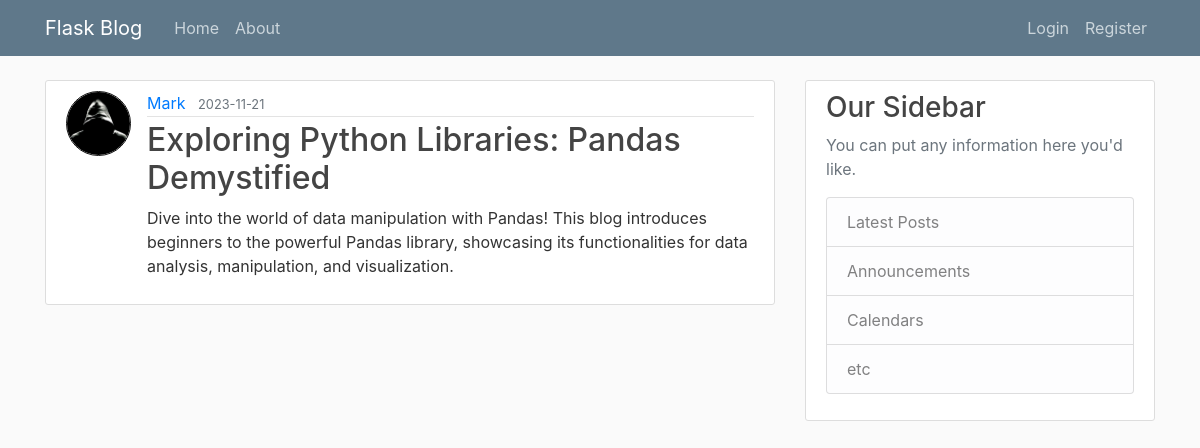
/post/1, run on an earlier commit of the app's database.
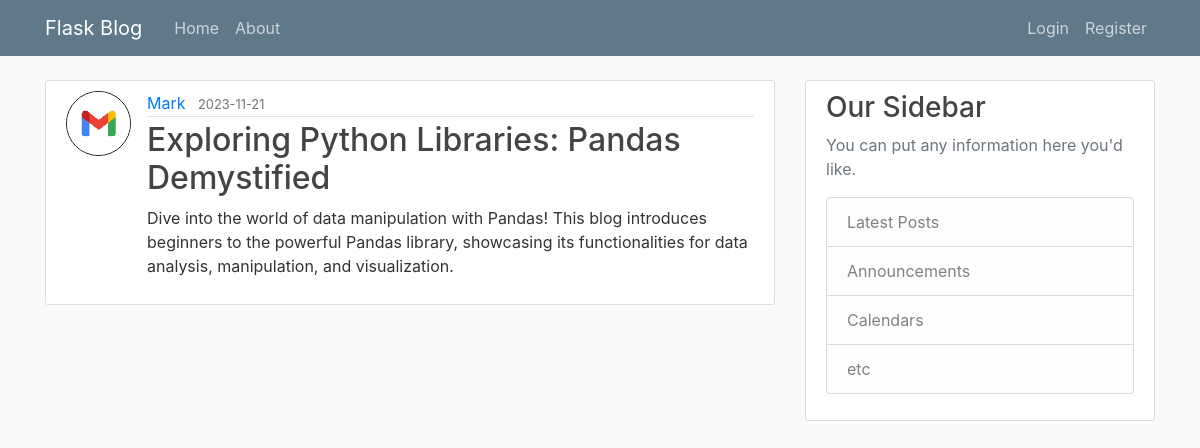
And on a later commit of the database.
### flaskblog/models.py (models this page shows, shortened)
class User(db.Model, UserMixin):
    id = db.Column(db.Integer, primary_key=True)
    username = db.Column(db.String(20), unique=True, nullable=False)
    email = db.Column(db.String(120), unique=True, nullable=False)
    image_file = db.Column(db.String(20), nullable=False, default="default.jpg")
    password = db.Column(db.String(60), nullable=False)
    post = db.relationship("Post", backref="author", lazy=True)

### flaskblog/routes.py (the view)
@app.route("/post/<int:post_id>")
def post(post_id):
    post = Post.query.get_or_404(post_id)
    return render_template("post.html", title=post.title, post=post)

### flaskblog/templates/post.html (shortened to what this page needs)
{% extends "base.html" %}
{% block content %}
<article class="media content-section">
    <img class="rounded-circle article-img"
        src="{{ url_for('static', filename='profile_pics/' + post.author.image_file) }}">
    <div class="media-body">
        <div class="article-metadata">
            <a class="mr-2" href="#">{{ post.author.username }}</a>
            <small class="text-muted">{{ post.date_posted.strftime('%Y-%m-%d') }}</small>
        </div>
        <h2 class="article-title">{{ post.title }}</h2>
        <p class="article-content">{{ post.content }}</p>
    </div>
</article>
{% endblock content %}

What changed in the data, as far as the page shows it:
changed User "Mark": image_file: picture added in place of a placeholder
